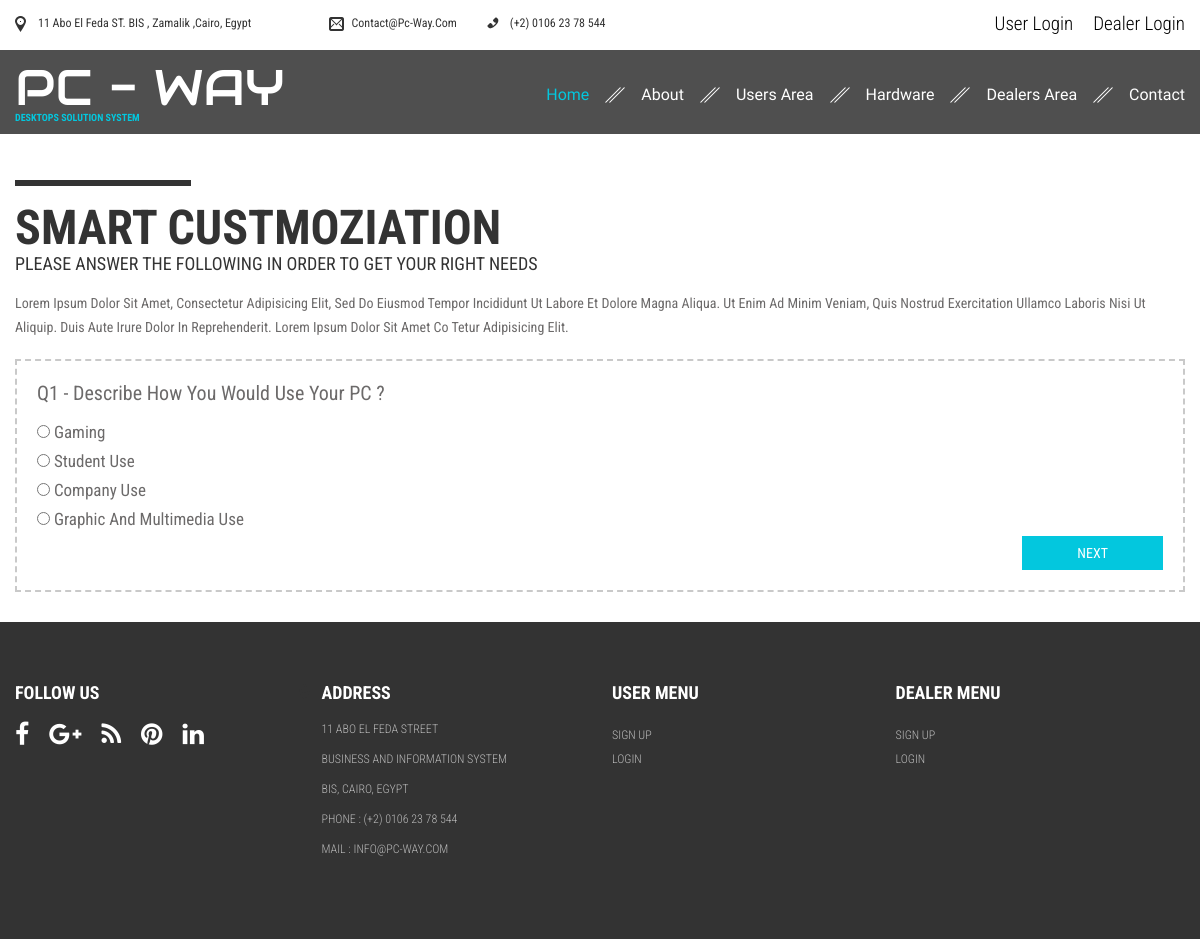
Screenshot of /Get_Help_Custmozing.php with the database file from the repository.
### tables this page shows
CREATE TABLE IF NOT EXISTS `usagee` (
  `id` int(15) NOT NULL AUTO_INCREMENT,
  `name` varchar(60) DEFAULT NULL,
  PRIMARY KEY (`id`)
);

### Get_Help_Custmozing.php (the view, shortened to what this page needs)
<?php
require_once('includes/header.php');
?>
<div class="container" style="padding-top:130px;">
<p class="border"></p>
<h1 class="main_title">Smart Custmoziation</h1>
<h3 class="sub_title">Please Answer The Following In order To get your right needs</h3>
<p style="margin-bottom:50px;">Lorem Ipsum Dolor Sit Amet, Consectetur Adipisicing Elit, Sed Do Eiusmod Tempor Incididunt Ut Labore Et Dolore Magna Aliqua.
Ut Enim Ad Minim Veniam, Quis Nostrud Exercitation Ullamco Laboris Nisi Ut Aliquip.
Duis Aute Irure Dolor In Reprehenderit. Lorem Ipsum Dolor Sit Amet Co Tetur Adipisicing Elit.
</p>
<div class="question_form">
<form action="get_questions.php" method="get">
<h2>Q1 - Describe How you Would Use Your PC ?</h2>
<?php
$query="SELECT * FROM usagee";
$result=mysqli_query($dbc,$query) or die(mysqli_error($dbc));
while($row=mysqli_fetch_array($result)){
?>
<p><input type="radio" name="usage_type" value="<?php echo $row['id']; ?>" required /> <?php echo $row['name']; ?></p>
<?php
}
?>
<button name="submit_1" class="btn_big right" value="submit_1">Next</button>
</form>
</div>
</div>
<?php
require_once('includes/footer.php');
?>

### css/style.css (style rules this page uses)
*,body,blockquote,div,dt,dd,dl,h1,h2,h3,h,h5,h6,ul,li,ol,input, form,fieldset,textarea,pre,p,th,td { margin:0; padding:0; box-sizing:border-box; -webkit-box-sizing:border-box; -moz-box-sizing:border-box; }
body { display:block; width:100%; -webkit-font-smoothing:antialiased; position:relative; overflow-x:hidden; }
h1,h2,h3,h4,h5,h6 { font-size:100%; font-weight:normal; }
caption,cite,address,var,em,strong,p,blockquote { font-size:100%; font-weight:normal; font-style:normal; }
body { background-color:#FFFFFF; font:400 14px/24px 'Roboto Condensed', sans-serif; color: #6C6A6A; text-transform:capitalize; }
.container { width:1170px; margin:0 auto; }
p.border { border:3px solid #333333; width:15%; margin-bottom:18px; }
a.btn_big,button.btn_big { background: #03c7de; color: #ffffff; font: 400 14px/24px 'Roboto Condensed', sans-serif; padding: 15px 47px 14px; text-transform: uppercase; text-align: center; border:0 none; }
h1.main_title { font: 700 48px/48px 'Roboto Condensed', sans-serif; text-transform: uppercase; color: #333333; position: relative; padding-top: px; }
h3.sub_title { font: 400 18px/24px 'Roboto Condensed', sans-serif; text-transform: uppercase; color: #333333; margin-bottom:15px; }
.question_form { margin-top:-30px; margin-bottom:30px; border:2px dashed #c9c9c9; padding:20px; }
.question_form h2 { font-size:20px; margin-bottom:15px; }
.question_form p { font-size:17px; margin-bottom:5px; }
.question_form button.btn_big { padding:5px 55px; cursor:pointer; }
.right { float:right; }

### rows the page displays
usagee: name "Gaming"
usagee: name "Student Use"
usagee: name "Company Use"
usagee: name "Graphic And Multimedia Use"
